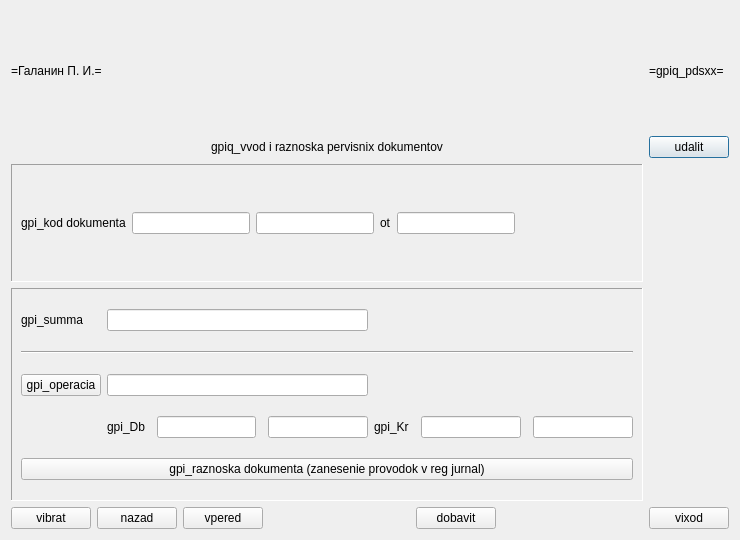
<?xml version="1.0" encoding="UTF-8"?>
<ui version="4.0">
 <class>gpiq_pdsxx</class>
 <widget class="QDialog" name="gpiq_pdsxx">
  <property name="windowModality">
   <enum>Qt::ApplicationModal</enum>
  </property>
  <property name="geometry">
   <rect>
    <x>0</x>
    <y>0</y>
    <width>740</width>
    <height>540</height>
   </rect>
  </property>
  <property name="windowTitle">
   <string>gpiq_pdsxx</string>
  </property>
  <layout class="QGridLayout" name="gridLayout_3">
   <item row="2" column="1">
    <widget class="QLabel" name="gpiq_pdsxx_xxprg_l">
     <property name="text">
      <string>=gpiq_pdsxx=</string>
     </property>
    </widget>
   </item>
   <item row="3" column="1">
    <widget class="QPushButton" name="gpiq_pdsxx_del_c">
     <property name="text">
      <string>udalit</string>
     </property>
    </widget>
   </item>
   <item row="2" column="0">
    <layout class="QHBoxLayout" name="horizontalLayout">
     <item>
      <widget class="QLabel" name="gpiq_pdsxx_xxsma_l">
       <property name="text">
        <string>=Галанин П. И.=</string>
       </property>
      </widget>
     </item>
     <item>
      <spacer name="horizontalSpacer">
       <property name="orientation">
        <enum>Qt::Horizontal</enum>
       </property>
       <property name="sizeHint" stdset="0">
        <size>
         <width>40</width>
         <height>20</height>
        </size>
       </property>
      </spacer>
     </item>
    </layout>
   </item>
   <item row="5" column="0">
    <widget class="QFrame" name="gpiq_pdsxx_b1">
     <property name="frameShape">
      <enum>QFrame::Panel</enum>
     </property>
     <property name="frameShadow">
      <enum>QFrame::Sunken</enum>
     </property>
     <property name="lineWidth">
      <number>1</number>
     </property>
     <property name="midLineWidth">
      <number>1</number>
     </property>
     <layout class="QHBoxLayout" name="horizontalLayout_6">
      <item>
       <widget class="QLabel" name="gpiq_pdsxx_dokk_l">
        <property name="text">
         <string>gpi_kod dokumenta</string>
        </property>
        <property name="alignment">
         <set>Qt::AlignLeading|Qt::AlignLeft|Qt::AlignVCenter</set>
        </property>
       </widget>
      </item>
      <item>
       <widget class="QLineEdit" name="gpiq_pdsxx_dokk_e"/>
      </item>
      <item>
       <widget class="QLineEdit" name="gpiq_pdsxx_dokn_e"/>
      </item>
      <item>
       <widget class="QLabel" name="gpiq_pdsxx_dokd_l">
        <property name="text">
         <string>ot</string>
        </property>
        <property name="alignment">
         <set>Qt::AlignLeading|Qt::AlignLeft|Qt::AlignVCenter</set>
        </property>
       </widget>
      </item>
      <item>
       <widget class="QLineEdit" name="gpiq_pdsxx_dokd_e"/>
      </item>
      <item>
       <spacer name="horizontalSpacer_7">
        <property name="orientation">
         <enum>Qt::Horizontal</enum>
        </property>
        <property name="sizeHint" stdset="0">
         <size>
          <width>40</width>
          <height>20</height>
         </size>
        </property>
       </spacer>
      </item>
     </layout>
    </widget>
   </item>
   <item row="8" column="1">
    <widget class="QPushButton" name="gpiq_pdsxx_exit_c">
     <property name="text">
      <string>vixod</string>
     </property>
    </widget>
   </item>
   <item row="3" column="0">
    <widget class="QLabel" name="gpiq_pdsxx_xxtitle_l">
     <property name="text">
      <string>gpiq_vvod i raznoska pervisnix dokumentov</string>
     </property>
     <property name="alignment">
      <set>Qt::AlignCenter</set>
     </property>
    </widget>
   </item>
   <item row="8" column="0">
    <layout class="QHBoxLayout" name="horizontalLayout_5">
     <item>
      <widget class="QPushButton" name="gpiq_pdsxx_grid_c">
       <property name="text">
        <string>vibrat</string>
       </property>
      </widget>
     </item>
     <item>
      <widget class="QPushButton" name="gpiq_pdsxx_back_c">
       <property name="text">
        <string>nazad</string>
       </property>
      </widget>
     </item>
     <item>
      <widget class="QPushButton" name="gpiq_pdsxx_next_c">
       <property name="text">
        <string>vpered</string>
       </property>
      </widget>
     </item>
     <item>
      <spacer name="horizontalSpacer_2">
       <property name="orientation">
        <enum>Qt::Horizontal</enum>
       </property>
       <property name="sizeHint" stdset="0">
        <size>
         <width>40</width>
         <height>20</height>
        </size>
       </property>
      </spacer>
     </item>
     <item>
      <widget class="QPushButton" name="gpiq_pdsxx_add_c">
       <property name="text">
        <string>dobavit</string>
       </property>
      </widget>
     </item>
     <item>
      <spacer name="horizontalSpacer_3">
       <property name="orientation">
        <enum>Qt::Horizontal</enum>
       </property>
       <property name="sizeHint" stdset="0">
        <size>
         <width>40</width>
         <height>20</height>
        </size>
       </property>
      </spacer>
     </item>
    </layout>
   </item>
   <item row="7" column="0">
    <widget class="QFrame" name="gpiq_pdsxx_b2">
     <property name="frameShape">
      <enum>QFrame::Panel</enum>
     </property>
     <property name="frameShadow">
      <enum>QFrame::Sunken</enum>
     </property>
     <property name="lineWidth">
      <number>1</number>
     </property>
     <property name="midLineWidth">
      <number>1</number>
     </property>
     <layout class="QGridLayout" name="gridLayout_2">
      <property name="topMargin">
       <number>20</number>
      </property>
      <property name="bottomMargin">
       <number>20</number>
      </property>
      <property name="verticalSpacing">
       <number>20</number>
      </property>
      <item row="3" column="1">
       <widget class="QLineEdit" name="gpiq_pdsxx_to_e">
        <property name="styleSheet">
         <string notr="true"/>
        </property>
        <property name="readOnly">
         <bool>true</bool>
        </property>
       </widget>
      </item>
      <item row="1" column="1">
       <widget class="QLineEdit" name="gpiq_pdsxx_rub_e"/>
      </item>
      <item row="3" column="0">
       <widget class="QPushButton" name="gpiq_pdsxx_to_c">
        <property name="text">
         <string>gpi_operacia</string>
        </property>
       </widget>
      </item>
      <item row="5" column="1">
       <layout class="QHBoxLayout" name="horizontalLayout_4">
        <property name="spacing">
         <number>12</number>
        </property>
       </layout>
      </item>
      <item row="4" column="2">
       <layout class="QHBoxLayout" name="horizontalLayout_2">
        <property name="spacing">
         <number>12</number>
        </property>
        <item>
         <widget class="QLabel" name="gpiq_pdsxx_kr_l">
          <property name="text">
           <string>gpi_Kr</string>
          </property>
          <property name="alignment">
           <set>Qt::AlignLeading|Qt::AlignLeft|Qt::AlignVCenter</set>
          </property>
         </widget>
        </item>
        <item>
         <widget class="QLineEdit" name="gpiq_pdsxx_kr_e">
          <property name="readOnly">
           <bool>true</bool>
          </property>
         </widget>
        </item>
        <item>
         <widget class="QLineEdit" name="gpiq_pdsxx_krn_e">
          <property name="readOnly">
           <bool>true</bool>
          </property>
         </widget>
        </item>
       </layout>
      </item>
      <item row="4" column="1">
       <layout class="QHBoxLayout" name="horizontalLayout_3">
        <property name="spacing">
         <number>12</number>
        </property>
        <item>
         <widget class="QLabel" name="gpiq_pdsxx_db_l">
          <property name="text">
           <string>gpi_Db</string>
          </property>
          <property name="alignment">
           <set>Qt::AlignLeading|Qt::AlignLeft|Qt::AlignVCenter</set>
          </property>
         </widget>
        </item>
        <item>
         <widget class="QLineEdit" name="gpiq_pdsxx_db_e">
          <property name="readOnly">
           <bool>true</bool>
          </property>
         </widget>
        </item>
        <item>
         <widget class="QLineEdit" name="gpiq_pdsxx_dbn_e">
          <property name="readOnly">
           <bool>true</bool>
          </property>
         </widget>
        </item>
       </layout>
      </item>
      <item row="2" column="0" colspan="3">
       <widget class="Line" name="gpiq_pdsxx_rzd1_l">
        <property name="orientation">
         <enum>Qt::Horizontal</enum>
        </property>
       </widget>
      </item>
      <item row="6" column="0" colspan="3">
       <widget class="QPushButton" name="gpiq_pdsxx_pdtrj_c">
        <property name="text">
         <string>gpi_raznoska dokumenta (zanesenie provodok v reg jurnal)</string>
        </property>
       </widget>
      </item>
      <item row="1" column="0">
       <widget class="QLabel" name="gpiq_pdsxx_rub_l">
        <property name="text">
         <string>gpi_summa</string>
        </property>
        <property name="alignment">
         <set>Qt::AlignLeading|Qt::AlignLeft|Qt::AlignVCenter</set>
        </property>
       </widget>
      </item>
     </layout>
    </widget>
   </item>
  </layout>
 </widget>
 <tabstops>
  <tabstop>gpiq_pdsxx_dokk_e</tabstop>
  <tabstop>gpiq_pdsxx_dokn_e</tabstop>
  <tabstop>gpiq_pdsxx_dokd_e</tabstop>
  <tabstop>gpiq_pdsxx_rub_e</tabstop>
  <tabstop>gpiq_pdsxx_to_c</tabstop>
  <tabstop>gpiq_pdsxx_to_e</tabstop>
  <tabstop>gpiq_pdsxx_db_e</tabstop>
  <tabstop>gpiq_pdsxx_dbn_e</tabstop>
  <tabstop>gpiq_pdsxx_kr_e</tabstop>
  <tabstop>gpiq_pdsxx_krn_e</tabstop>
  <tabstop>gpiq_pdsxx_pdtrj_c</tabstop>
  <tabstop>gpiq_pdsxx_grid_c</tabstop>
  <tabstop>gpiq_pdsxx_back_c</tabstop>
  <tabstop>gpiq_pdsxx_next_c</tabstop>
  <tabstop>gpiq_pdsxx_add_c</tabstop>
  <tabstop>gpiq_pdsxx_del_c</tabstop>
  <tabstop>gpiq_pdsxx_exit_c</tabstop>
 </tabstops>
 <resources/>
 <connections/>
</ui>
